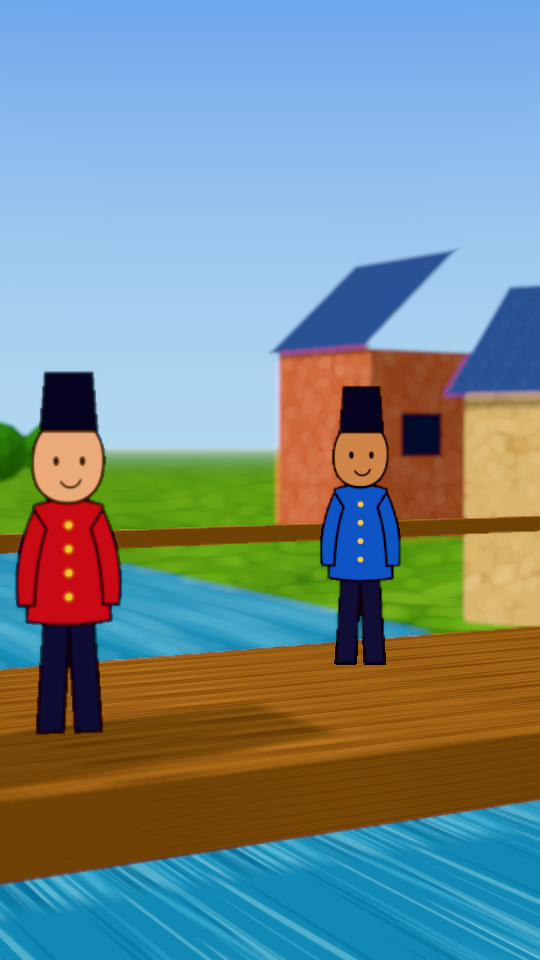
#> input picture references/style-recipe/shots/before_day.png, 540 x 960 px
$ python measure_look.py shots/before_day.png
#> lines starting #> are read from the running program, lines starting #| are printed output that depends on the picture
#!/usr/bin/env python3
"""Colour/contrast stats per frame and per clip, compared with the reference targets.

Usage:
  python3 measure_look.py "../../your Remotion project/out/bridge/test/c_*.jpg"
  python3 measure_look.py ../vids/01_*.mp4 --fps 2            # videos: frames via ffmpeg
  python3 measure_look.py a.png b.png --no-mask --per-frame

Definitions (CALIBRATE FIRST: run it on 2-3 reference videos. If the medians land inside the
target ranges below, these are the same definitions the targets were measured with):
  lum  = Rec.709 luma of the display (sRGB-encoded) values, 0..1
  sat  = HSV saturation (max-min)/max, pixel mean
  p2/p98 = 2nd / 98th percentile of lum
The caption band (60-74 % of frame height) is masked unless --no-mask.
Only numpy + PIL (+ ffmpeg for videos).
"""
import argparse
import glob
import subprocess
import sys

import numpy as np
from PIL import Image

TARGETS = {  # per-video medians measured on the 20 reference shorts
    "lum_mean": (0.43, 0.54),
    "lum_std": (0.21, 0.29),
    "p2": (0.03, 0.11),
    "p98": (0.90, 1.00),
    "sat": (0.38, 0.65),
}
W709 = np.array([0.2126, 0.7152, 0.0722], np.float32)


def frame_stats(rgb: np.ndarray, mask_caption: bool) -> dict:
    a = rgb.astype(np.float32) / 255.0
    h = a.shape[0]
    if mask_caption:
        keep = np.ones(h, bool)
        keep[int(h * 0.60): int(h * 0.74)] = False
        a = a[keep]
    px = a.reshape(-1, 3)
    lum = px @ W709
    mx = px.max(1)
    mn = px.min(1)
    sat = np.where(mx > 1e-6, (mx - mn) / np.maximum(mx, 1e-6), 0.0)
    p2, p98 = np.percentile(lum, [2, 98])
    return {
        "lum_mean": float(lum.mean()),
        "lum_std": float(lum.std()),
        "p2": float(p2),
        "p98": float(p98),
        "sat": float(sat.mean()),
    }


def video_frames(path: str, fps: float):
    probe = subprocess.run(
        ["ffprobe", "-v", "error", "-select_streams", "v:0", "-show_entries", "stream=width,height",
         "-of", "csv=p=0", path], capture_output=True, text=True, check=True)
    w, h = map(int, probe.stdout.strip().split(",")[:2])
    proc = subprocess.Popen(
        ["ffmpeg", "-v", "error", "-i", path, "-vf", f"fps={fps}", "-f", "rawvideo", "-pix_fmt", "rgb24", "-"],
        stdout=subprocess.PIPE)
    n = w * h * 3
    while True:
        buf = proc.stdout.read(n)
        if len(buf) < n:
            break
        yield np.frombuffer(buf, np.uint8).reshape(h, w, 3)
    proc.wait()


def verdict(key: str, v: float) -> str:
    lo, hi = TARGETS[key]
    if v < lo:
        return f"LOW  (-{lo - v:.2f})"
    if v > hi:
        return f"HIGH (+{v - hi:.2f})"
    return "ok"


def main():
    ap = argparse.ArgumentParser()
    ap.add_argument("inputs", nargs="+", help="images, globs or videos")
    ap.add_argument("--fps", type=float, default=2.0, help="sampling rate for videos")
    ap.add_argument("--no-mask", action="store_true", help="do not mask the caption band")
    ap.add_argument("--per-frame", action="store_true")
    args = ap.parse_args()

    files = []
    for p in args.inputs:
        files += sorted(glob.glob(p)) or [p]
    vids = [f for f in files if f.lower().endswith((".mp4", ".mov", ".webm", ".mkv"))]
    imgs = [f for f in files if f not in vids]

    groups = {f: list(video_frames(f, args.fps)) for f in vids}
    if imgs:
        groups["images (%d)" % len(imgs)] = [np.asarray(Image.open(f).convert("RGB")) for f in imgs]

    keys = list(TARGETS)
    for name, frames in groups.items():
        if not frames:
            print(f"{name}: no frames", file=sys.stderr)
            continue
        rows = [frame_stats(f, not args.no_mask) for f in frames]
        if args.per_frame:
            src = imgs if name.startswith("images") else [f"{name}#{i}" for i in range(len(rows))]
            for s, r in zip(src, rows):
                print(f"  {s:60s} " + "  ".join(f"{k}={r[k]:.3f}" for k in keys))
        med = {k: float(np.median([r[k] for r in rows])) for k in keys}
        print(f"\n{name}  ({len(rows)} frames, median)")
        print(f"  {'stat':9s} {'value':>6s}   target       verdict")
        for k in keys:
            lo, hi = TARGETS[k]
            print(f"  {k:9s} {med[k]:6.3f}   {lo:.2f}-{hi:.2f}    {verdict(k, med[k])}")
#> this loop made 1 pass
#> name on pass 1: 'images (1)'
#| images (1)  (1 frames, median)
#|   stat       value   target       verdict
#|   lum_mean   0.548   0.43-0.54    HIGH (+0.01)
#|   lum_std    0.198   0.21-0.29    LOW  (-0.01)
#|   p2         0.120   0.03-0.11    HIGH (+0.01)
#|   p98        0.810   0.90-1.00    LOW  (-0.09)
#|   sat        0.627   0.38-0.65    ok
#> pass 1, in frame_stats, `a = a[keep]`:
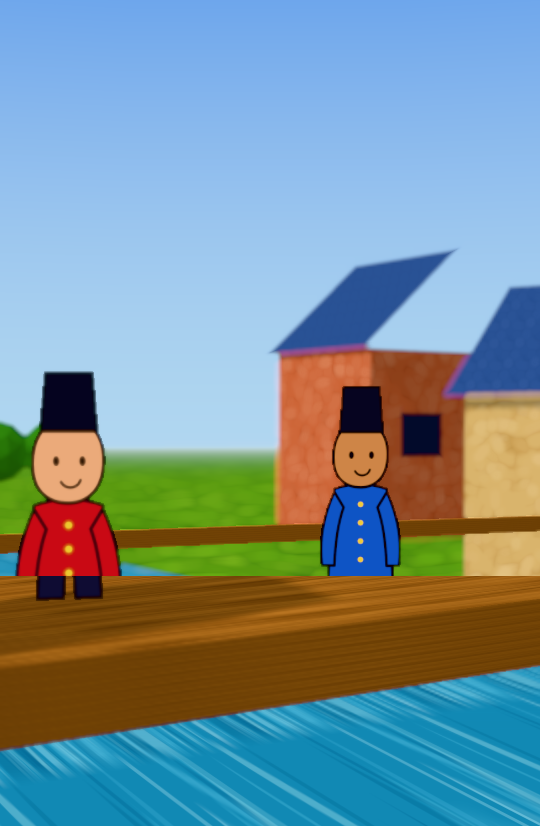
#> a: shape (826, 540, 3) float32; mean of channels 0, 1, 2 0.469, 0.566, 0.597; drawn as R, G, B


if __name__ == "__main__":
    main()

$ run again, on references/style-recipe/shots/compare_ink_2x.png
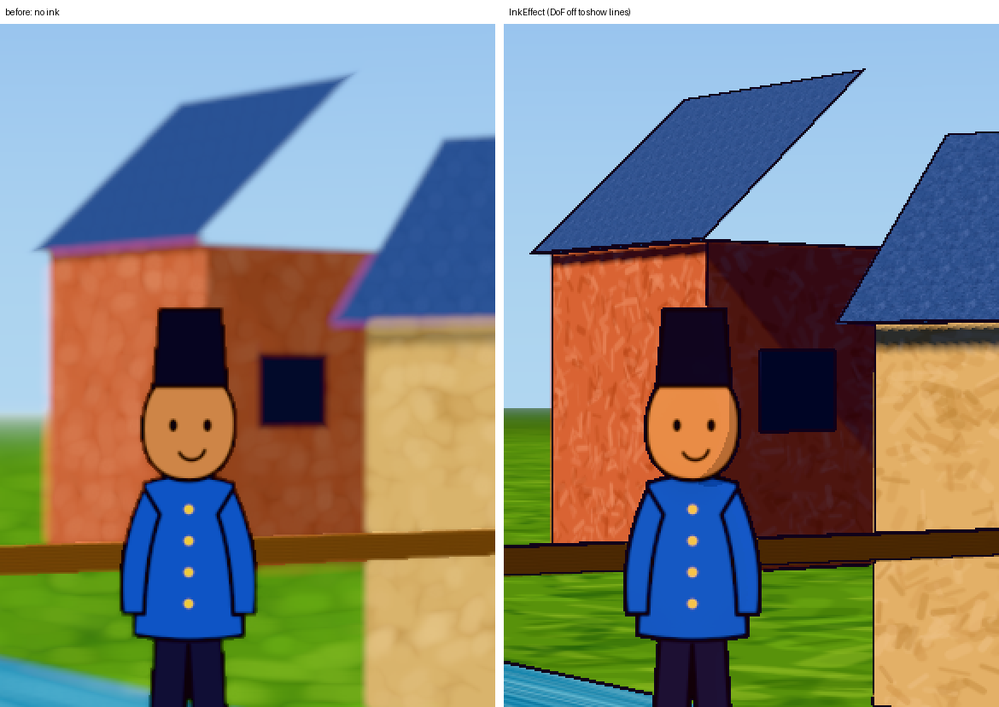
#> input picture references/style-recipe/shots/compare_ink_2x.png, 999 x 707 px, shrunk from 1170 x 828 before the run
#> the loop in main, `for name, frames in groups.items():` made 1 pass
#> name on pass 1: 'images (1)'
#> (printed output is left out)
#> pass 1, in frame_stats, `a = a[keep]`:
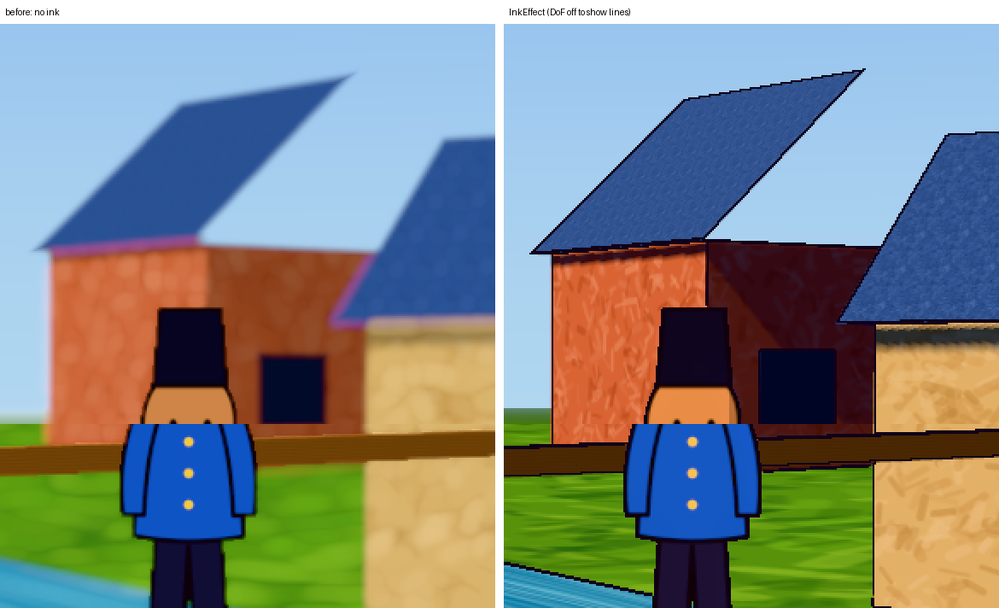
#> a: shape (608, 999, 3) float32; mean of channels 0, 1, 2 0.498, 0.529, 0.52; drawn as R, G, B

$ run again, on references/style-recipe/shots/compare_states.png
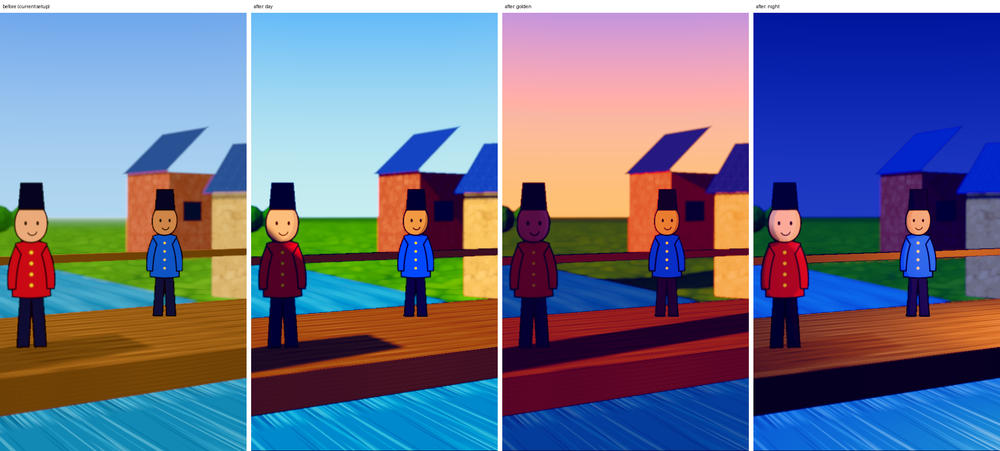
#> input picture references/style-recipe/shots/compare_states.png, 1000 x 451 px, shrunk from 2190 x 988 before the run
#> the loop in main, `for name, frames in groups.items():` made 1 pass
#> name on pass 1: 'images (1)'
#> (printed output is left out)
#> pass 1, in frame_stats, `a = a[keep]`:
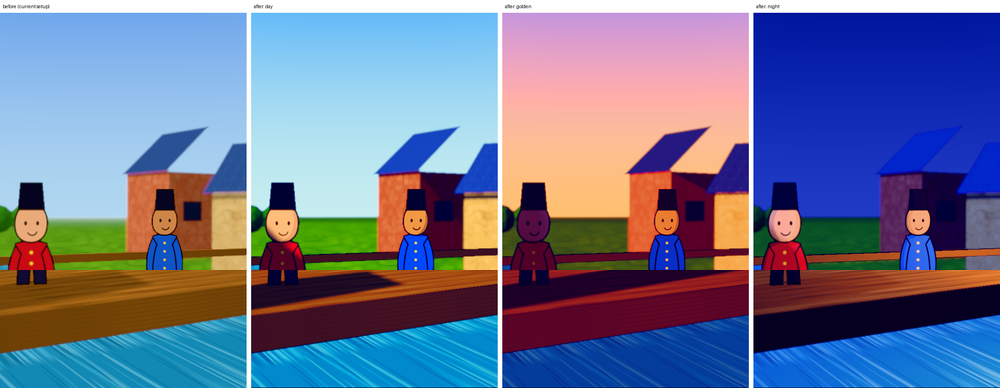
#> a: shape (388, 1000, 3) float32; mean of channels 0, 1, 2 0.429, 0.459, 0.583; drawn as R, G, B
